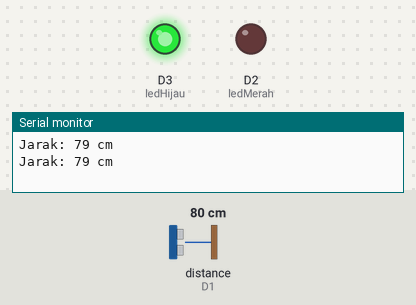
Simulated run of this program. Board: ESP8266 (NodeMCU). Shown: output pins drawn as LEDs (lit = HIGH), the last lines printed to the serial monitor. Wiring (inferred from the names in the program): ultrasonic range finder: trigger D0; echo D1. The test bench sets the inputs (shaded band); at power-on: distance to the obstacle (sensor on D1) 80 cm. The echo pulse lasts 58.3 µs per cm; pins used as bus, display or sensor lines are not drawn.

Above: at 1.8 s.
1.9 s: distance to the obstacle (sensor on D1) set to 13 cm
3.4 s: distance to the obstacle (sensor on D1) set to 10 cm
At 5.0 s:
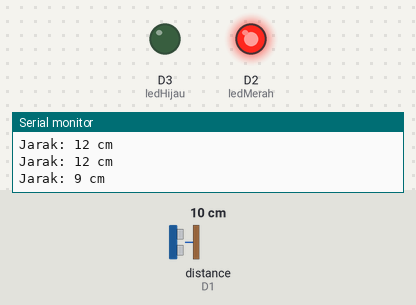
5.5 s: distance to the obstacle (sensor on D1) set to 18 cm
At 6.7 s:
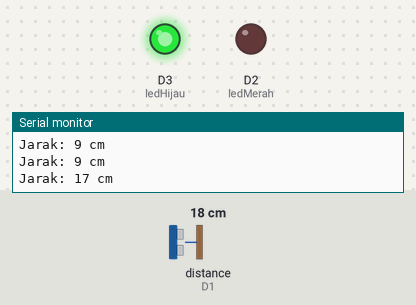
7.5 s: distance to the obstacle (sensor on D1) set to 2 cm
At 9.5 s:
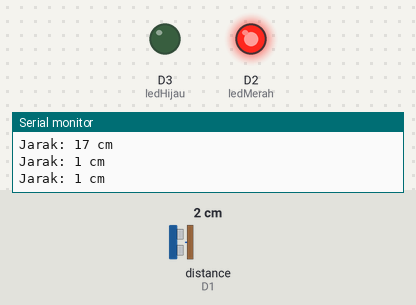
Timing chart, 0 to 10.5 s (numbered marks = the images above; inputs shaded):
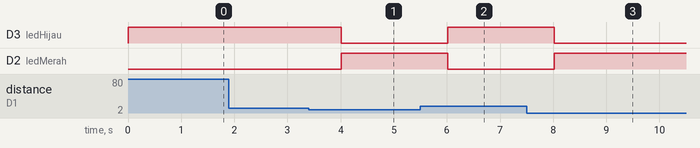

Measured:
- the behaviour switches between 12 and 11 cm on distance to the obstacle (sensor on D1) (found by bisection; images 0 and 1)
- after the input at 3.4 s, D3 (ledHijau): HIGH → LOW after 0.61 s; D2 (ledMerah): LOW → HIGH after 0.61 s
- after the input at 5.5 s, D3 (ledHijau): LOW → HIGH after 0.52 s; D2 (ledMerah): HIGH → LOW after 0.52 s
- after the input at 7.5 s, D3 (ledHijau): HIGH → LOW after 0.52 s; D2 (ledMerah): LOW → HIGH after 0.52 s

The program:

main.cpp
```cpp
#include <Arduino.h>

// Deklarasi pin
int trigPin = D0;
int echoPin = D1;
int ledMerah = D2; //LED peringatan
int ledHijau = D3; //LED aman

long duration;
long distance;

void setup() {
  pinMode(ledMerah, OUTPUT);
  pinMode(ledHijau, OUTPUT);
  pinMode(trigPin, OUTPUT);
  pinMode(echoPin, INPUT);
  Serial.begin(9600);
}

void loop() {
  // Mengirimkan sinyal ultrasonik
  digitalWrite(trigPin, LOW);
  delayMicroseconds(5);
  digitalWrite(trigPin, HIGH);
  delayMicroseconds(10);
  digitalWrite(trigPin, LOW);

  // Menerima sinyal pantulan
  duration = pulseIn(echoPin, HIGH);
  distance = 0.034 * duration / 2;

  // Menampilkan jarak di Serial Monitor
  Serial.print("Jarak: ");
  Serial.print(distance);
  Serial.println(" cm");

  // Logika LED
  if (distance <= 10){
    digitalWrite(ledMerah, HIGH); // Tanda peringatan menyala
    digitalWrite(ledHijau, LOW); // Tanda aman mati
  } else {
    digitalWrite(ledMerah, LOW); // Tanda peringatan mati
    digitalWrite(ledHijau, HIGH); // Tanda aman menyala
  }
  delay(1000);
}
```
